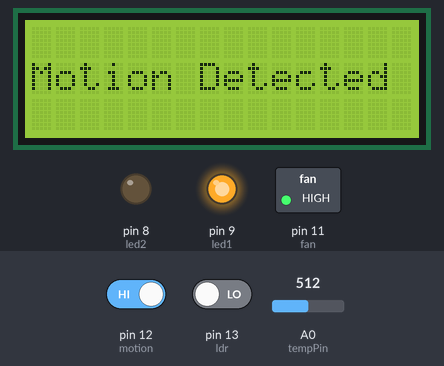
Bench run of a sketch on a simulated Arduino Uno, built with avr-gcc and run on an emulated ATmega328P. Shown: 16×3 character LCD, switched loads named in the sketch (green lamp = pin HIGH), output pins drawn as LEDs (lit = HIGH). The inputs (shaded band) are chosen by the test bench; at power-on: A0 (tempPin) = 512, pin 12 (motion) HIGH, pin 13 (ldr) LOW.

Above: at 3.2 s.
3.3 s: A0 (tempPin) set to 34
7.7 s: A0 (tempPin) set to 27
At 9.0 s:
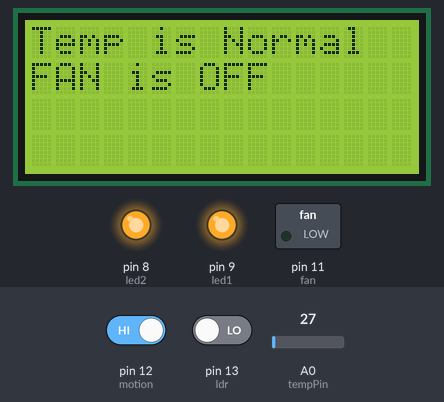
11.7 s: pin 12 (motion) driven LOW
At 13.1 s:
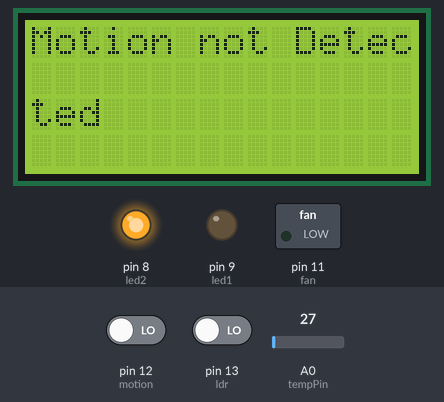
15.9 s: pin 13 (ldr) driven HIGH
At 16.8 s:
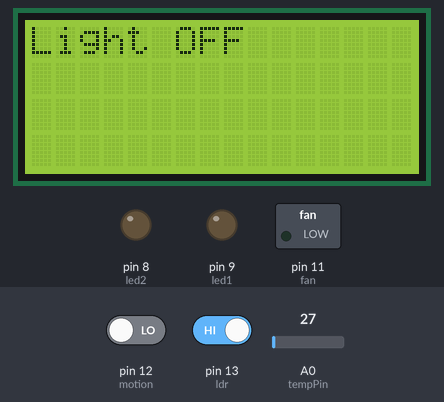
20.0 s: pin 12 (motion) driven HIGH
At 22.3 s:
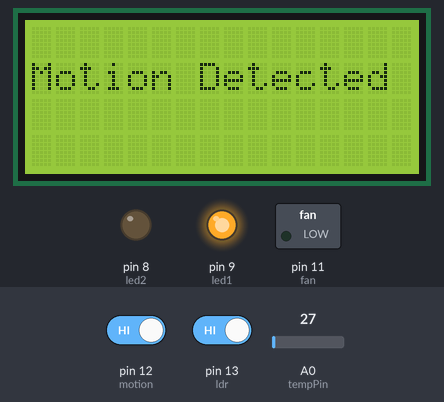
25.1 s: A0 (tempPin) set to 122
At 27.5 s:
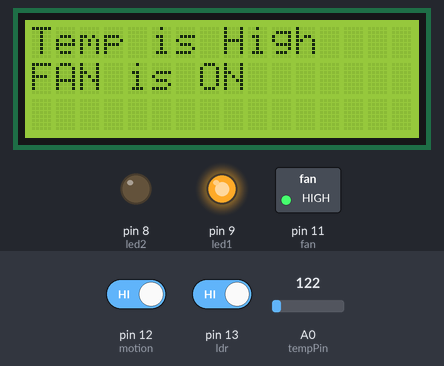
Timing chart, 0 to 29.0 s (numbered marks = the images above; inputs shaded):
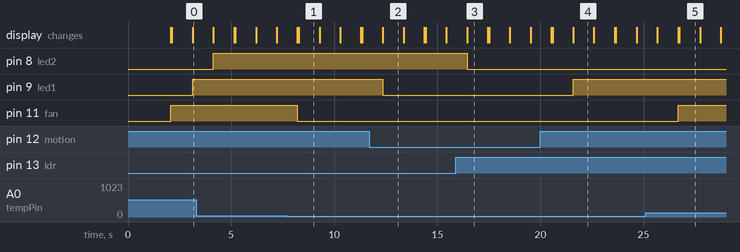

The sketch:

LATESTcode.ino
```cpp
#include<LiquidCrystal.h>
//#define motion 12
//#define led1 9
//#define tempPin A0
//#define fan 11
//#define ldr 13
//#define led2 8

LiquidCrystal lcd(2,A1,A2,A3,A4,A5);
//Temprature
int fan =11;
int tempPin = A0;
float temp;
//Motion
int led1=9;
int pir1;
int motion=12;
//LDR
int led2=8;
int pir2;
int ldr=13;

void setup() {
  // put your setup code here, to run once:
  //motion
pinMode(motion,INPUT);
pinMode(led1,OUTPUT);
//Tempreture
pinMode(tempPin,INPUT);
pinMode(fan,OUTPUT);
//LDR
pinMode(ldr,INPUT);
pinMode(led2,OUTPUT);
lcd.begin(16,2);
lcd.setCursor(0,0);
lcd.print("Home Automation");
delay(2000);
lcd.clear();

}

void loop() {
  // put your main code here, to run repeatedly:
temp_sensor();
motion_sensor();
ldr_sensor();
}


void temp_sensor(){
//Temprature

 int temp = analogRead(A0);
  Serial.println(temp);

  if(temp>30){
    digitalWrite(fan, HIGH);
    lcd.begin(16,3);
    lcd.setCursor(0,0);
    lcd.print("Temp is High");
    lcd.setCursor(0,1);
    lcd.print("FAN is ON");
    delay(1000);
    lcd.clear();
  }
  else{
    digitalWrite(fan, LOW);
    lcd.begin(16,4);
    lcd.setCursor(0,0);
    lcd.print("Temp is Normal");
    lcd.setCursor(0,1);
    lcd.print("FAN is OFF");
    delay(1000);
    lcd.clear();
  }
}


  //motion
  void motion_sensor(){
    pir1=digitalRead(motion);
  if(pir1==LOW){
    digitalWrite(led1,LOW);
    lcd.setCursor(0,0);
    lcd.print("Motion not Detected");
    delay(1000);
    lcd.clear();

  }
  else{
    digitalWrite(led1,HIGH);
    lcd.setCursor(0,1);
    lcd.print("Motion Detected");
    delay(1000);
    lcd.clear();
  }
  }

  //ldr
  void ldr_sensor(){
    pir2=digitalRead(ldr);
  if(pir2==HIGH){
    digitalWrite(led2,LOW);
    lcd.setCursor(0,0);
    lcd.print("Light OFF");
    delay(1000);
    lcd.clear();

  }
  else{
    digitalWrite(led2,HIGH);
    lcd.setCursor(0,1);
    lcd.print("Light ON");
    delay(1000);
    lcd.clear();
}
  }
```

Measured:
- the behaviour switches between 31 and 30 on A0 (tempPin) (found by bisection; images 0 and 1)
- after the input at 7.7 s, pin 11 (fan): HIGH → LOW after 0.52 s
- after the input at 11.7 s, pin 9 (led1): HIGH → LOW after 0.66 s; the display: changes after 0.66 s (image 2)
- after the input at 15.9 s, pin 8 (led2): HIGH → LOW after 0.54 s; the display: changes after 0.54 s (image 3)
- after the input at 20.0 s, pin 9 (led1): LOW → HIGH after 1.6 s; the display: first differs from a run without the input after 1.6 s (image 4)
- after the input at 25.1 s, pin 11 (fan): LOW → HIGH after 1.6 s
- what the display in image 1 shows lasts 1.0 s, from 8.3 s to 9.3 s
